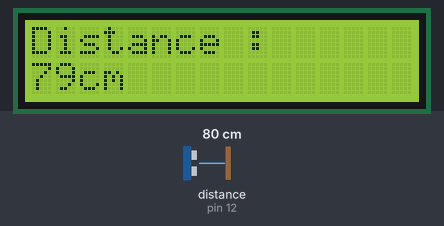
This sketch was run on a simulated Arduino Uno, built with avr-gcc and run on an emulated ATmega328P. Shown: 16×2 character LCD. Wiring (inferred from the names in the program): ultrasonic range finder: trigger pin 11; echo pin 12. Inputs (shaded band) come from the test bench; at power-on: distance to the obstacle (sensor on pin 12) 80 cm. The echo pulse lasts 58.3 µs per cm.

Above: at 1.2 s.
1.3 s: distance to the obstacle (sensor on pin 12) set to 2 cm
At 2.7 s:
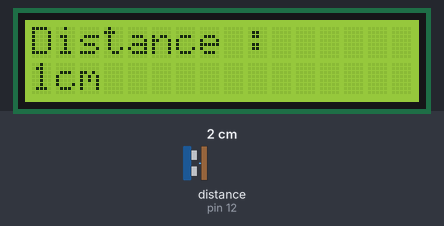
3.1 s: distance to the obstacle (sensor on pin 12) set to 4 cm
At 4.4 s:
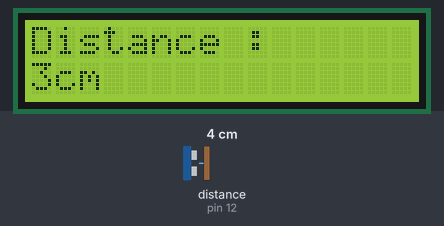
4.7 s: distance to the obstacle (sensor on pin 12) set to 9 cm
At 5.4 s:
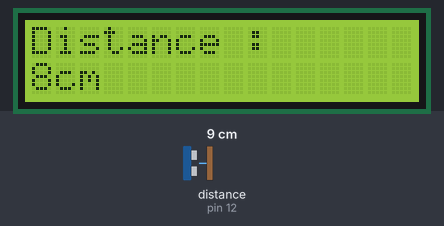
Timing chart, 0 to 7.7 s (numbered marks = the images above; inputs shaded):
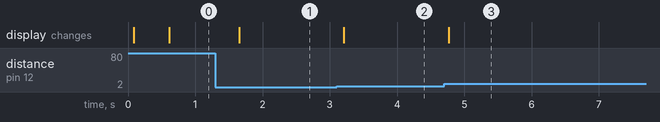

The sketch:

step4.ino
```cpp
#include <Wire.h> //I2C 통신을 위해 Wire 라이브러리 사용
#include <hd44780.h>
#include <hd44780ioClass/hd44780_I2Cexp.h> // hd44780.h 라이브러리 사용

hd44780_I2Cexp mylcd; //객체 이름 mylcd로 선언
const int trigPin = 11; //trig 11번핀
const int echoPin = 12; //echo 12번핀

void setup() {
  Serial.begin(9600); //시리얼통신 시작

  pinMode(trigPin, OUTPUT);
  pinMode(echoPin, INPUT);

  mylcd.init(); //lcd 시작
  mylcd.backlight(); //lcd백라이트 on
}

void loop() {
  digitalWrite(trigPin, LOW);
  delayMicroseconds(2);
  digitalWrite(trigPin, HIGH);
  delayMicroseconds(10);
  digitalWrite(trigPin, LOW);

  long timeDistance = pulseIn(echoPin, HIGH);
  long distance = (timeDistance / 2) / 29.1; ////물체에 반사되어돌아온 초음파의 시간을 변수에 저장

  mylcd.clear(); //lcd 초기화
  mylcd.setCursor(0, 0);
  mylcd.print("Distance : "); //LCD에 출력
  mylcd.setCursor(0, 1);
  mylcd.print(distance);
  mylcd.print("cm"); // LCD에 출력
  delay(500); //0.5초간격으로 표시
}
```

Measured:
- after the input at 1.3 s, the display: changes after 0.35 s (image 1)
- after the input at 3.1 s, the display: changes after 0.11 s (image 2)
- after the input at 4.7 s, the display: changes after 0.06 s (image 3)
